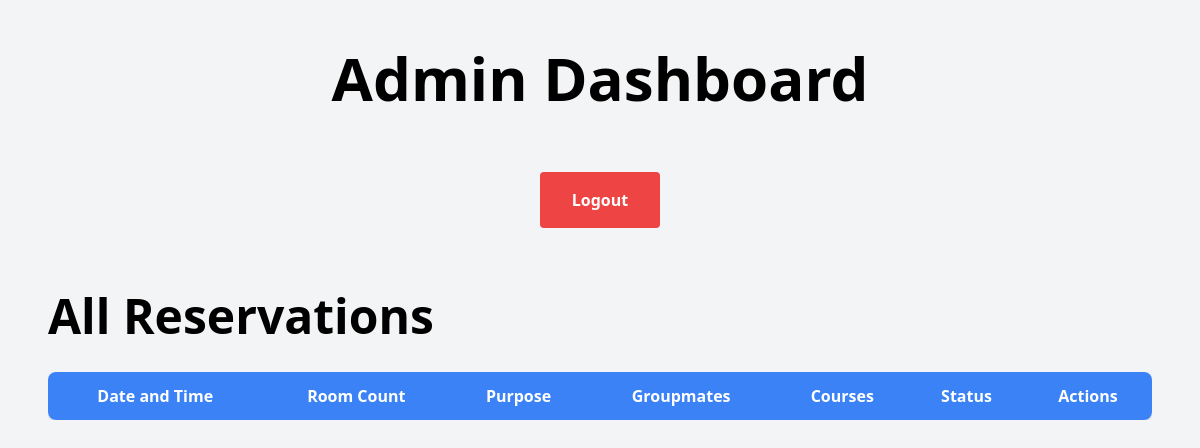
The page /admin.php (signed in) on the database as committed earlier.
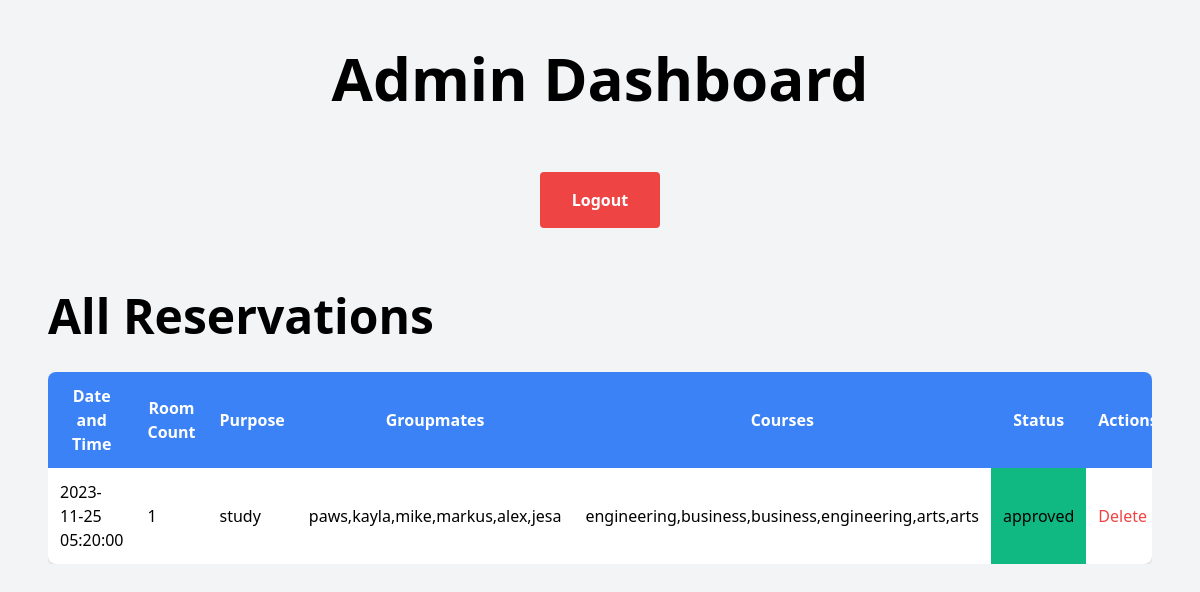
The same page on the database as committed later.
### tables this page shows
CREATE TABLE `reservations` (
  `id` int(11) NOT NULL,
  `user_id` int(11) NOT NULL,
  `room_count` int(11) NOT NULL,
  `purpose` text NOT NULL,
  `status` enum('pending','approved','rejected') NOT NULL,
  `time` timestamp NOT NULL DEFAULT current_timestamp()
);

### admin.php (the view, shortened to what this page needs)
<?php
include('includes/auth.php');
function formatDateTime($dateTimeString)
{
    $dateTime = new DateTime($dateTimeString);
    return $dateTime->format('Y-m-d H:i:s');
}
class AdminDashboard
{
    private $conn;
    public function __construct($db_connection, $userAuthenticator)
    {
        $this->conn = $db_connection;
    }
    public function adminDashboard()
    {
        $reservations = $this->getReservations();
        ?>
<!DOCTYPE html>
<html lang="en">
<head>
    <link rel="stylesheet" href="https://cdn.jsdelivr.net/npm/tailwindcss@2.2.19/dist/tailwind.min.css">
</head>
<body class="bg-gray-100 font-sans p-4 sm:p-6 md:p-8 lg:p-12 overflow-x-auto">
    <h1 class="text-2xl sm:text-4xl md:text-5xl lg:text-6xl xl:text-7xl 2xl:text-8xl font-bold text-center mb-8 sm:mb-16">Admin Dashboard</h1>
    <form method="post" action="" class="flex justify-center">
        <button type="submit" name="logout"
            class="bg-red-500 hover:bg-red-700 text-white font-bold py-2 px-4 sm:py-4 sm:px-6 lg:px-8 rounded">Logout</button>
    </form>
    <h2 class="text-2xl sm:text-4xl md:text-5xl font-semibold mt-8 sm:mt-16">All Reservations</h2>
    <div class="mt-4 sm:mt-8 overflow-x-auto">
        <div class="bg-white shadow overflow-hidden sm:rounded-lg">
            <div class="hidden sm:block">
                    <table class="w-full table-auto sm:table">
                        <thead class="bg-blue-500 text-white">
                            <tr>
                                <th class="px-2 py-2 sm:py-3 sm:px-3">Date and Time</th>
                                <th class="px-2 py-2 sm:py-3 sm:px-3">Room Count</th>
                                <th class="px-2 py-2 sm:py-3 sm:px-3">Purpose</th>
                                <th class="px-2 py-2 sm:py-3 sm:px-3">Groupmates</th>
                                <th class="px-2 py-2 sm:py-3 sm:px-3">Courses</th>
                                <th class="px-2 py-2 sm:py-3 sm:px-3">Status</th>
                                <th class="px-2 py-2 sm:py-3 sm:px-3">Actions</th>
                            </tr>
                        </thead>
                        <tbody>
                            <?php foreach ($reservations as $reservation): ?>
                                <tr>
                                    <td class="px-2 py-2 sm:py-3 sm:px-3">
                                        <?= htmlspecialchars(formatDateTime($reservation['time'])) ?>
                                    </td>
                                    <td class="px-2 py-2 sm:py-3 sm:px-3">
                                        <?= htmlspecialchars($reservation['room_count']) ?>
                                    </td>
                                    <td class="px-2 py-2 sm:py-3 sm:px-3">
                                        <?= htmlspecialchars($reservation['purpose']) ?>
                                    </td>
                                    <td class="px-2 py-2 sm:py-3 sm:px-3">
                                        <?= htmlspecialchars($reservation['groupmates']) ?>
                                    </td>
                                    <td class="px-2 py-2 sm:py-3 sm:px-3">
                                        <?= htmlspecialchars($reservation['courses']) ?>
                                    </td>
                                    <td class="px-2 py-2 sm:py-3 sm:px-3 <?= $reservation['status'] === 'pending' ? 'bg-blue-600' : ($reservation['status'] === 'approved' ? 'bg-green-500' : 'bg-red-500') ?>">
                                        <?= htmlspecialchars($reservation['status']) ?>
                                    </td>
                                    <td class="px-2 py-2 sm:py-3 sm:px-3">
                                        <a href="?delete_reservation=<?= $reservation['id'] ?>"
                                            class="text-red-500 hover:text-red-700">Delete</a>
                                    </td>
                                </tr>
                            <?php endforeach; ?>
                        </tbody>
                    </table>
                </div>
        </div>
    </div>
</body>
</html>
        <?php
    }
    private function getReservations()
    {
        $query = "SELECT reservations.id, reservations.time, reservations.room_count, reservations.purpose, reservations.status, GROUP_CONCAT(users.username) as groupmates, GROUP_CONCAT(users.course) as courses
                  FROM reservations
                  LEFT JOIN reservation_groupmates ON reservations.id = reservation_groupmates.reservation_id
                  LEFT JOIN users ON reservation_groupmates.user_id = users.id
                  GROUP BY reservations.id";
        $stmt = $this->conn->query($query);
        return $stmt->fetchAll(PDO::FETCH_ASSOC);
    }
}
$userAuthenticator = new UserAuthenticator($conn);
$adminDashboard = new AdminDashboard($conn, $userAuthenticator);
$adminDashboard->adminDashboard();
?>

Rows that differ between the two databases and show on the page:
added reservations: time "2023-11-25 05:20:00", room_count "1", purpose "study", groupmates "paws,kayla,mike,markus,alex,jesa", courses "engineering,business,business,engineering,arts,arts", status "approved"
